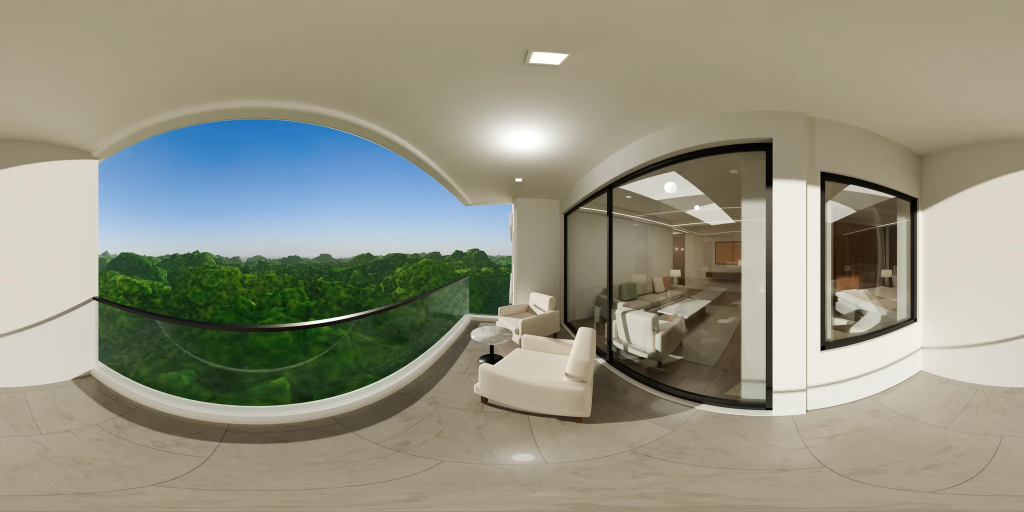
#> input picture tour360/rooms/balcony-2048x1024.webp, 2048 x 1024 px, given in place of living-styled-2048x1024.webp, which was not available (shown at 1/2 size)
$ python persp.py
#> lines starting #> are read from the running program, lines starting #| are printed output that depends on the picture
import numpy as np, sys
from PIL import Image
Image.MAX_IMAGE_PIXELS=None
def persp(pano, yaw, pitch, fov, W, H):
    P=np.asarray(pano).astype(np.float32); ph,pw=P.shape[:2]
    f=(W/2)/np.tan(np.radians(fov)/2)
    x,y=np.meshgrid(np.arange(W)-W/2+0.5, np.arange(H)-H/2+0.5)
    d=np.stack([x, -y, np.full_like(x,f)],-1); d/=np.linalg.norm(d,axis=-1,keepdims=True)
    p=np.radians(pitch); Rx=np.array([[1,0,0],[0,np.cos(p),-np.sin(p)],[0,np.sin(p),np.cos(p)]])
    t=np.radians(yaw); Ry=np.array([[np.cos(t),0,np.sin(t)],[0,1,0],[-np.sin(t),0,np.cos(t)]])
    d=d@Rx.T@Ry.T
    lon=np.arctan2(d[...,0],d[...,2]); lat=np.arcsin(np.clip(d[...,1],-1,1))
    u=(lon/(2*np.pi)+0.5)*pw; v=(0.5-lat/np.pi)*ph
    u0=np.floor(u).astype(int); v0=np.floor(v).astype(int); fu=(u-u0)[...,None]; fv=(v-v0)[...,None]
    g=lambda a,b: P[np.clip(b,0,ph-1), a%pw]
    out=g(u0,v0)*(1-fu)*(1-fv)+g(u0+1,v0)*fu*(1-fv)+g(u0,v0+1)*(1-fu)*fv+g(u0+1,v0+1)*fu*fv
    return Image.fromarray(np.clip(out,0,255).astype(np.uint8))
if __name__=="__main__":
    R="/workspace/surreal-shyam/site/public/tour360/rooms/"
    tiles=[]
    for name in ["living-styled","living2"]:
        pano=Image.open(R+name+"-2048x1024.webp").convert("RGB")
#> pano is the input picture: PIL image 2048x1024 RGB; mean R, G, B 147.6, 146.8, 130.1
        for yaw in range(0,360,30):
            im=persp(pano,yaw,-5,75,320,200); tiles.append((name,yaw,im))
#> this loop made 12 passes
#> pass 1, `im = persp(pano, yaw, -5, 75, 320, 200)`:
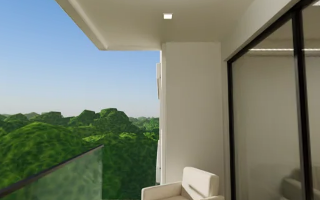
#> im: PIL image 320x200 RGB; mean R, G, B 120, 127.5, 113.3
#> pass 2, `im = persp(pano, yaw, -5, 75, 320, 200)`:
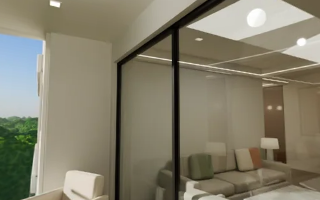
#> im: PIL image 320x200 RGB; mean R, G, B 131.8, 126.6, 107.5
#> pass 3, `im = persp(pano, yaw, -5, 75, 320, 200)`:
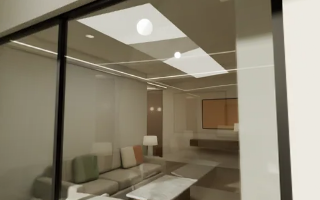
#> im: PIL image 320x200 RGB; mean R, G, B 138.6, 130.9, 112.5
#> after the loop, tiles = 12 items
#> pass 2 of the loop `for name in ["living-styled","living2"]:`:
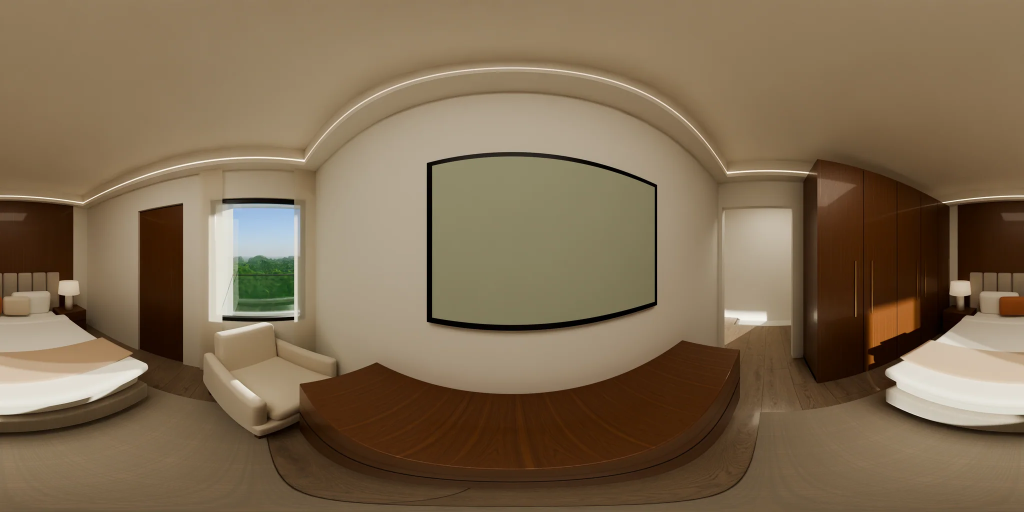
#> input picture tour360/rooms/bedroom1-2048x1024.webp, 2048 x 1024 px, given in place of living2-2048x1024.webp, which was not available (shown at 1/2 size)
#> pano is the input picture: PIL image 2048x1024 RGB; mean R, G, B 126, 106.2, 80.4
#> the loop `for yaw in range(0,360,30):` made 12 passes
#> pass 1, `im = persp(pano, yaw, -5, 75, 320, 200)`:
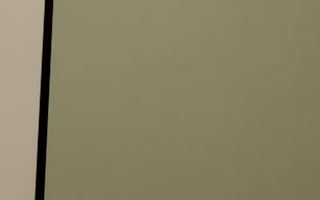
#> im: PIL image 320x200 RGB; mean R, G, B 136.5, 129.1, 99.5
#> pass 3, `im = persp(pano, yaw, -5, 75, 320, 200)`:
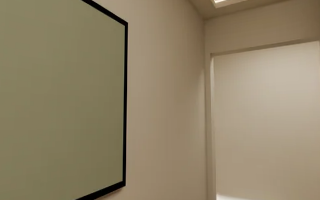
#> im: PIL image 320x200 RGB; mean R, G, B 144.3, 131, 104.3
#> after the loop `for yaw in range(0,360,30):`: tiles = 24 items
    M=Image.new("RGB",(320*6,200*4))
#> M: PIL image 1920x800 RGB; every value is 0
    from PIL import ImageDraw
    for i,(n,y,im) in enumerate(tiles):
        d=ImageDraw.Draw(im); d.text((5,5),f"{n} {y}",fill=(255,0,0)); M.paste(im,((i%6)*320,(i//6)*200))
#> this loop made 24 passes
#> (n, y) on passes 1 to 12: ('living-styled', 0), ('living-styled', 30), ('living-styled', 60), ('living-styled', 90), ('living-styled', 120), ('living-styled', 150), ('living-styled', 180), ('living-styled', 210), ('living-styled', 240), ('living-styled', 270), ('living-styled', 300), ('living-styled', 330)
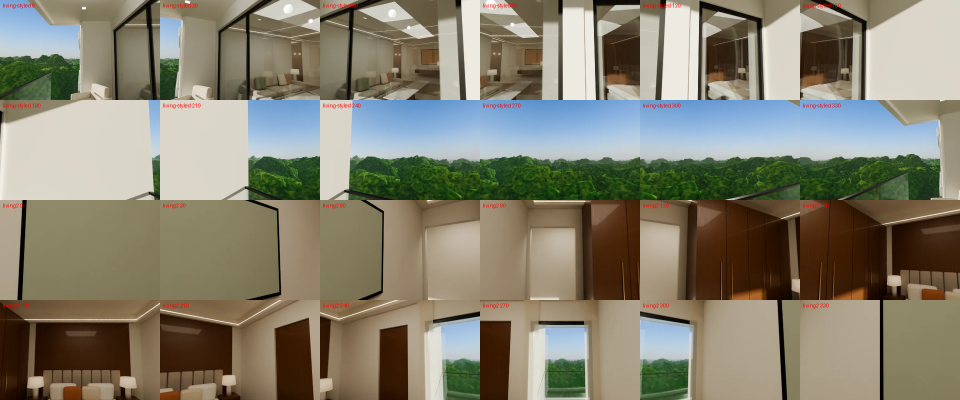
#> M: PIL image 1920x800 RGB (shown at 1/2 size); mean R, G, B 132.7, 128.1, 110.8
    M.save("yaws.jpg")
